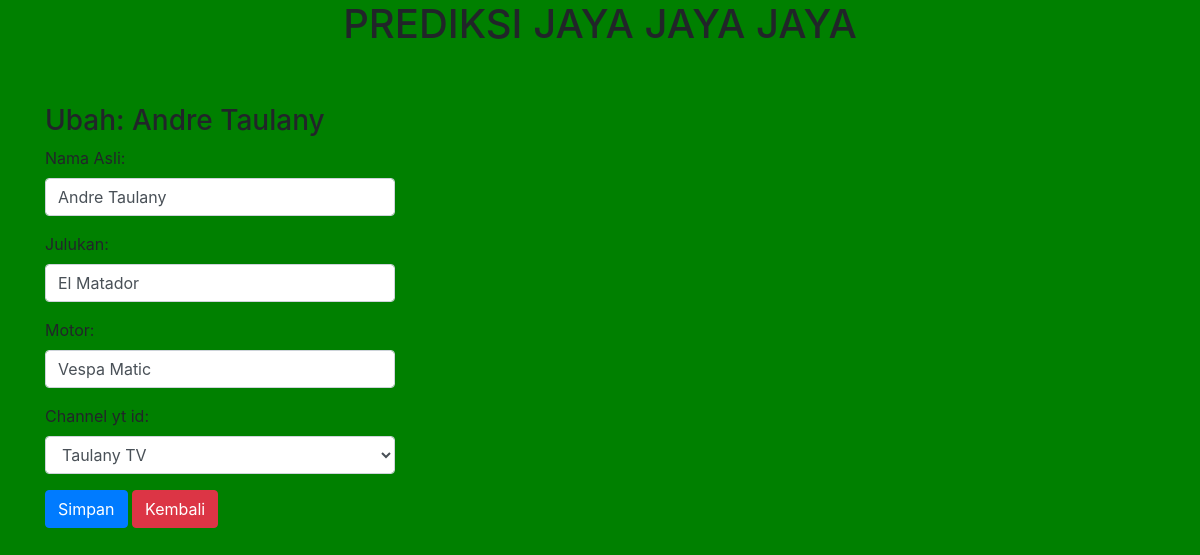
/anggota/ubah/2, run on the app's committed database.
### pred/models.py (models this page shows, shortened)
class Anggota(models.Model):
	Nama_Asli = models.CharField(max_length=30)
	Julukan = models.CharField(max_length=30)
	Motor = models.CharField(max_length=30)
	Channel_yt_id = models.ForeignKey(Channel_yt, on_delete=models.CASCADE, null=True)

### pred/views.py (the view)
# urls.py: path('anggota/ubah/<int:id_anggota>', ubah_anggota, name='ubah_anggota'),
def ubah_anggota(request, id_anggota):
	anggota=Anggota.objects.get(id=id_anggota)
	template="ubah-anggota.html"
	if request.POST:
		form = FormAnggota(request.POST, instance=anggota)
		if form.is_valid():
			form.save()
			messages.success(request, "Data berhasil diubah!")
			return redirect('ubah_anggota', id_anggota=id_anggota)
	else:
		form=FormAnggota(instance=anggota)
		konteks = {
		'form' : form,
		'anggota' : anggota
		}
	return render(request, template, konteks)

### pred/forms.py
class FormAnggota(ModelForm):
	class Meta:
		model = Anggota
		fields ='__all__'
		widgets = {
		'Nama_Asli' : forms.TextInput({'class':'form-control'}),
		'Julukan' : forms.TextInput({'class':'form-control'}),
		'Motor' : forms.TextInput({'class':'form-control'}),
		'Channel_yt_id' : forms.Select({'class':'form-control'}),
		}

### pred/models.py (called while the page is built)
	def __str__(self):
		return self.Channel

### pred/templates/ubah-anggota.html (shortened to what this page needs)
{% extends 'base.html' %}
{% block content %}
	<div class="container">
		<div class="row">
			<div class="col-md-4">
				<h3> Ubah: {{anggota.Nama_Asli}}</h3>
				<form action="{% url 'ubah_anggota' anggota.id %}" method="post">
					{{ form.as_p}}
					<button class="btn btn-primary">Simpan</button>
					<a href="/anggota" class="btn btn-danger">Kembali</a>
				</form>
			</div>
		</div>
	</div>
{% endblock %}

### static/css/style.css (style rules this page uses)
.body { background-color: green; }

### data on the page
Anggota: Nama_Asli "Andre Taulany", Julukan "El Matador", Motor "Vespa Matic", Channel_yt_id "Taulany TV"
